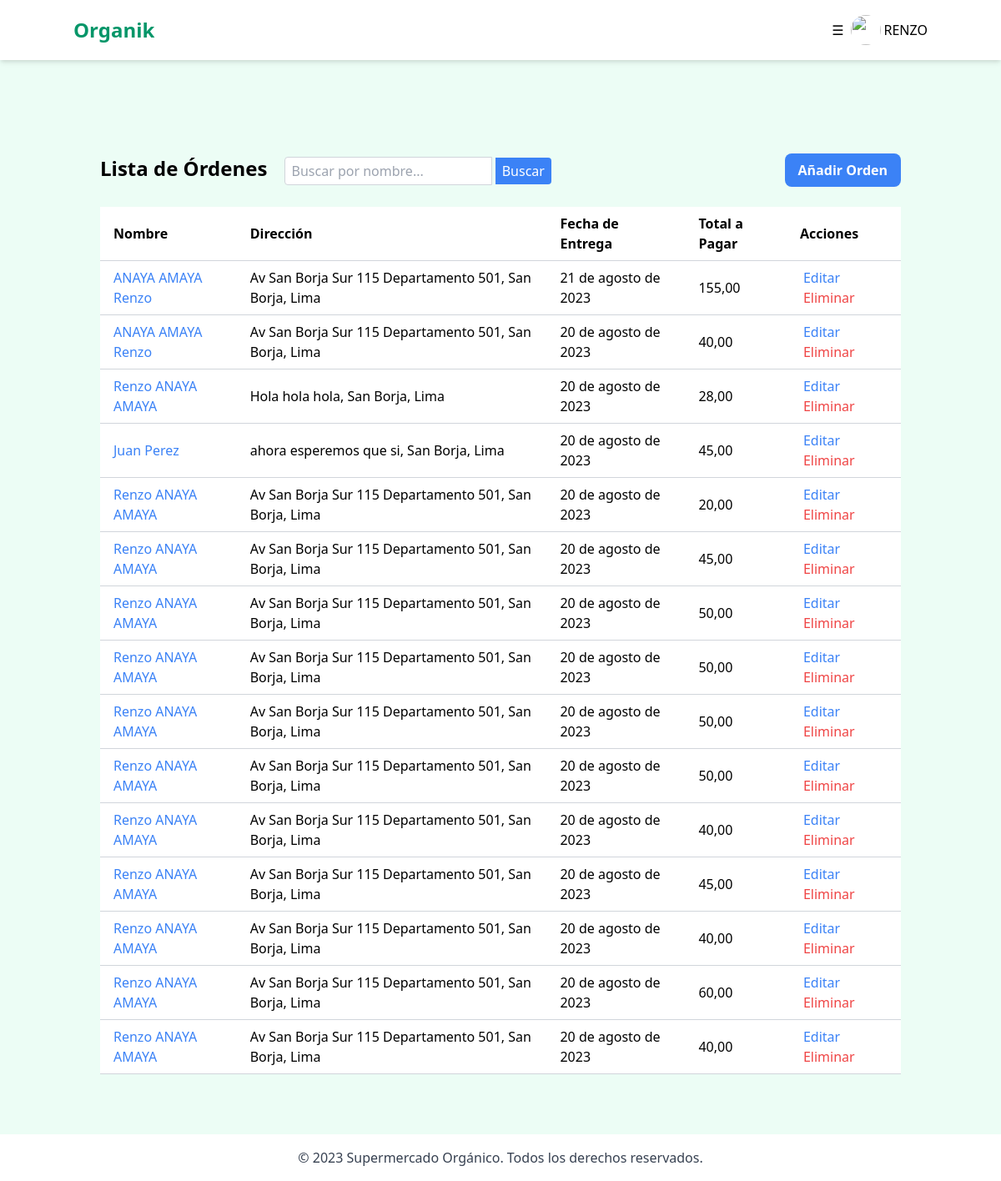
/administracion/orden/ (signed in), run on the app's committed database.
### marketapp/models.py (models this page shows, shortened)
class Usuario(AbstractUser):
    telefono = models.CharField(max_length=20, blank=True, null=True)
    direccion = models.CharField(max_length=200, blank=True, null=True)
    ciudad = models.CharField(max_length=50, blank=True, null=True)
    distrito = models.CharField(max_length=50, blank=True, null=True)
    codigo_postal = models.CharField(max_length=10, blank=True, null=True)
    email = models.EmailField(unique=True, verbose_name='correo electrónico')
    CLIENTE = "cliente"
    ADMINISTRADOR = "administrador"
    TIPO_USUARIO_CHOICES = [
        (CLIENTE, "Cliente"),
        (ADMINISTRADOR, "Administrador"),
    ]
    tipo_usuario = models.CharField(
        max_length=15,
        choices=TIPO_USUARIO_CHOICES,
        default=CLIENTE,
    )

class Orden(models.Model):
    usuario = models.ForeignKey(
        Usuario, on_delete=models.SET_NULL, null=True, blank=True
    )
    first_name = models.CharField(max_length=100, blank=True, null=True)
    last_name = models.CharField(max_length=100, blank=True, null=True)
    email = models.EmailField()
    telefono = models.CharField(max_length=15)
    direccion = models.ForeignKey(DireccionEnvio, on_delete=models.SET_NULL, null=True)
    fecha_creacion = models.DateTimeField(auto_now_add=True)
    fecha_entrega_deseada = models.DateField(null=True, blank=True)
    total = models.DecimalField(max_digits=10, decimal_places=2)
    descuento = models.DecimalField(max_digits=10, decimal_places=2, default=0)
    costo_envio = models.DecimalField(max_digits=10, decimal_places=2, default=10)
    completado = models.BooleanField(default=False)
    total_a_pagar = models.DecimalField(max_digits=10, decimal_places=2)

class DireccionEnvio(models.Model):
    direccion = models.TextField()
    ciudad = models.CharField(max_length=100)
    distrito = models.CharField(max_length=100)
    codigo_postal = models.CharField(max_length=10)
    def __str__(self):
        return f"{self.direccion}, {self.distrito}, {self.ciudad}"

### marketapp/views.py (the view)
# urls.py: path('orden/', OrdenAdminListView.as_view(), name='admin_orden_list'),
class OrdenAdminListView(LoginRequiredMixin, ListView):
    model = Orden
    template_name = 'marketapp/admin/orden/list.html'
    context_object_name = 'ordenes'
    def get_queryset(self):
        queryset = super().get_queryset()
        search_term = self.request.GET.get('search', '')
        if search_term:
            queryset = queryset.filter(first_name__icontains=search_term)
        return queryset

### marketapp/templates/marketapp/admin/orden/list.html
{% extends "marketapp/admin/adminIndex.html" %}
{% block contenido %}
<div class="container mx-auto mt-10 md:p-4">
    <div class="flex justify-between items-center mb-6">
        <div>
            <h2 class="text-2xl font-bold inline-block mr-4">Lista de Órdenes</h2>
            <form class="inline-block" method="get" action=".">
                <input type="text" name="search" placeholder="Buscar por nombre..." value="{{ request.GET.search }}" class="py-1 px-2 rounded-l border border-gray-300">
                <button type="submit" class="py-1 px-2 rounded-r bg-blue-500 hover:bg-blue-600 text-white">Buscar</button>
            </form>
        </div>
        <a href="{% url 'administracion:admin_orden_create' %}" class="bg-blue-500 hover:bg-blue-600 text-white font-bold py-2 px-4 rounded-lg">
            Añadir Orden
        </a>
    </div>
    <table class="min-w-full bg-white">
        <thead>
            <tr>
                <th class="py-2 md:px-4 border-b border-gray-300 text-left">Nombre </th>
                <th class="py-2 md:px-4 border-b border-gray-300 text-left">Dirección</th>
                <th class="py-2 md:px-4 border-b border-gray-300 text-left">Fecha de Entrega</th>
                <th class="py-2 md:px-4 border-b border-gray-300 text-left">Total a Pagar</th>
                <th class="py-2 md:px-4 border-b border-gray-300 text-left">Acciones</th>
            </tr>
        </thead>
        <tbody>
            {% for orden in ordenes %}
            <tr>
                <td class="px-1 py-2 md:px-4 border-b border-gray-300">
                    <a href="{% url 'administracion:admin_orden_detail' orden.id %}" class="text-blue-500 hover:text-blue-600">{{ orden.first_name }} {{ orden.last_name}}</a>
                </td>
                <td class="py-2 md:px-4 border-b border-gray-300">{{ orden.direccion }}</td>
                <td class="py-2 md:px-4 border-b border-gray-300">{{ orden.fecha_entrega_deseada }}</td>
                <td class="py-2 md:px-4 border-b border-gray-300">{{ orden.total_a_pagar }}</td>
                <td class="py-2 md:px-4 border-b border-gray-300 ">
                    <a href="{% url 'administracion:admin_orden_edit' orden.id %}" class="text-blue-500 hover:text-blue-600 ml-1">Editar</a>
                    <a href="{% url 'administracion:admin_orden_delete' orden.id %}" class="text-red-500 hover:text-red-600 ml-1">Eliminar</a>
                </td>
            </tr>
            {% endfor %}
        </tbody>
    </table>
</div>
{% endblock %}

### marketapp/templates/marketapp/admin/adminIndex.html (shortened to what this page needs)
{% load static %}
<!DOCTYPE html>
<html lang="enS">
<head>
    <link href="https://cdn.jsdelivr.net/npm/tailwindcss@2.2.19/dist/tailwind.min.css" rel="stylesheet">
</head>
<body class="bg-green-50">
    <nav class="bg-white p-2 px-4 shadow-md relative">
        <div class="container mx-auto flex justify-between items-center">
            <h1 class="text-2xl font-bold text-green-600"><a href="{% url 'administracion:adminIndex' %}">Organik</a></h1>
            {% if user.is_authenticated %}
                <div onclick="toggleDropdown()" class="flex ml-4 my-2 items-center">
                    <button class="p-2 rounded-md hover:bg-green-200">&#9776;</button>
                    <img src="{{ request.session.avatar }}" alt="" class="rounded-full object-cover h-9 w-9">
                    <p class="ml-1">{{ user.first_name | upper }}</p>
                </div>
            {% endif %}
        </div>
    </nav>
    <main class="container mx-auto mt-10 p-4 ">
        {% block contenido %}{% endblock contenido %}
    </main>
    <footer class="bg-white mt-10 p-4 shadow-t">
        <div class="container mx-auto text-center">
            <p class="text-gray-700">&copy; 2023 Supermercado Orgánico. Todos los derechos reservados.</p>
        </div>
    </footer>
</body>
</html>

### data on the page
Usuario: first_name "RENZO"
Orden: first_name "ANAYA AMAYA", last_name "Renzo", direccion "Av San Borja Sur 115 Departamento 501, San Borja, Lima", fecha_entrega_deseada "21 de agosto de 2023", total_a_pagar "155,00"
Orden: first_name "ANAYA AMAYA", last_name "Renzo", direccion "Av San Borja Sur 115 Departamento 501, San Borja, Lima", fecha_entrega_deseada "20 de agosto de 2023", total_a_pagar "40,00"
Orden: first_name "Renzo", last_name "ANAYA AMAYA", direccion "Hola hola hola, San Borja, Lima", fecha_entrega_deseada "20 de agosto de 2023", total_a_pagar "28,00"
Orden: first_name "Juan", last_name "Perez", direccion "ahora esperemos que si, San Borja, Lima", fecha_entrega_deseada "20 de agosto de 2023", total_a_pagar "45,00"
Orden: first_name "Renzo", last_name "ANAYA AMAYA", direccion "Av San Borja Sur 115 Departamento 501, San Borja, Lima", fecha_entrega_deseada "20 de agosto de 2023", total_a_pagar "20,00"
Orden: first_name "Renzo", last_name "ANAYA AMAYA", direccion "Av San Borja Sur 115 Departamento 501, San Borja, Lima", fecha_entrega_deseada "20 de agosto de 2023", total_a_pagar "45,00"
Orden: first_name "Renzo", last_name "ANAYA AMAYA", direccion "Av San Borja Sur 115 Departamento 501, San Borja, Lima", fecha_entrega_deseada "20 de agosto de 2023", total_a_pagar "50,00"
Orden: first_name "Renzo", last_name "ANAYA AMAYA", direccion "Av San Borja Sur 115 Departamento 501, San Borja, Lima", fecha_entrega_deseada "20 de agosto de 2023", total_a_pagar "50,00"
Orden: first_name "Renzo", last_name "ANAYA AMAYA", direccion "Av San Borja Sur 115 Departamento 501, San Borja, Lima", fecha_entrega_deseada "20 de agosto de 2023", total_a_pagar "50,00"
Orden: first_name "Renzo", last_name "ANAYA AMAYA", direccion "Av San Borja Sur 115 Departamento 501, San Borja, Lima", fecha_entrega_deseada "20 de agosto de 2023", total_a_pagar "50,00"
Orden: first_name "Renzo", last_name "ANAYA AMAYA", direccion "Av San Borja Sur 115 Departamento 501, San Borja, Lima", fecha_entrega_deseada "20 de agosto de 2023", total_a_pagar "40,00"
Orden: first_name "Renzo", last_name "ANAYA AMAYA", direccion "Av San Borja Sur 115 Departamento 501, San Borja, Lima", fecha_entrega_deseada "20 de agosto de 2023", total_a_pagar "45,00"
Orden: first_name "Renzo", last_name "ANAYA AMAYA", direccion "Av San Borja Sur 115 Departamento 501, San Borja, Lima", fecha_entrega_deseada "20 de agosto de 2023", total_a_pagar "40,00"
Orden: first_name "Renzo", last_name "ANAYA AMAYA", direccion "Av San Borja Sur 115 Departamento 501, San Borja, Lima", fecha_entrega_deseada "20 de agosto de 2023", total_a_pagar "60,00"
Orden: first_name "Renzo", last_name "ANAYA AMAYA", direccion "Av San Borja Sur 115 Departamento 501, San Borja, Lima", fecha_entrega_deseada "20 de agosto de 2023", total_a_pagar "40,00"
